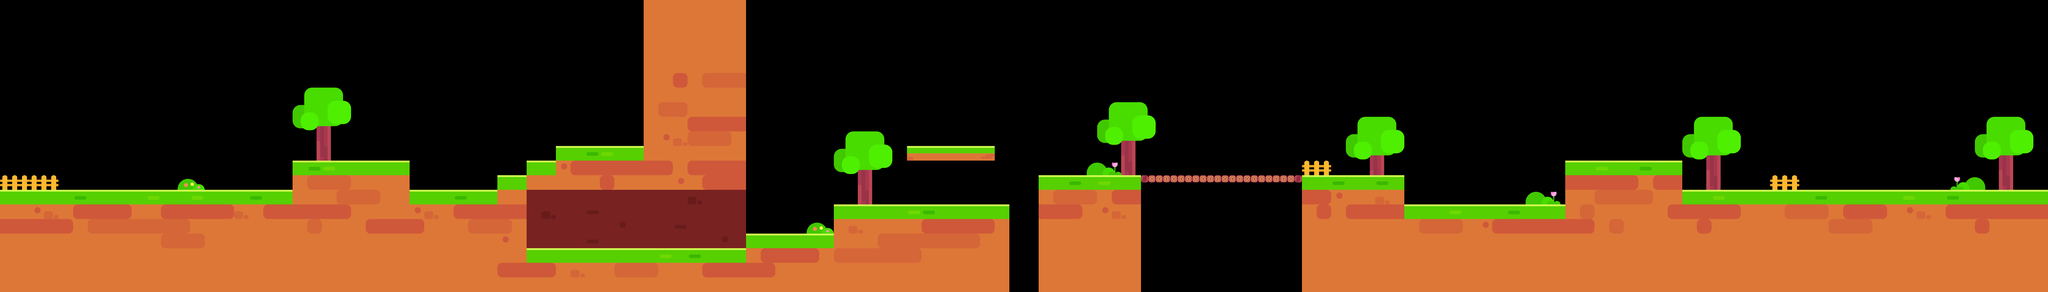

A level layout from a 2D game, rendered from its tile map. Below: a short description, then the map file with tile-grid data replaced by summaries:
An orthogonal 140x20 tile map with 80x80 px tiles, 6 tile layers (zhuangshi02, dixing, dixingzhuangshi, dimian, ...).

<map version="1.0" orientation="orthogonal" renderorder="right-down" width="140" height="20" tilewidth="80" tileheight="80">
 <tileset firstgid="1" name="map_1" tilewidth="80" tileheight="80">
  <image source="map_1.png" width="640" height="640" />
 </tileset>
 <layer name="zhuangshi02" width="140" height="20">
  <data>[2800 cells, 128 non-empty, 22 distinct tile ids]</data>
 </layer>
 <layer name="dixing" width="140" height="20">
  <data>[2800 cells, 1026 non-empty, 8 distinct tile ids]</data>
 </layer>
 <layer name="dixingzhuangshi" width="140" height="20">
  <data>[2800 cells, 97 non-empty, 12 distinct tile ids]</data>
 </layer>
 <layer name="dimian" width="140" height="20">
  <data>[2800 cells, 135 non-empty, 1 distinct tile ids]</data>
 </layer>
 <layer name="dimianzhuangshi" width="140" height="20">
  <data>[2800 cells, 126 non-empty, 4 distinct tile ids]</data>
 </layer>
 <layer name="zhuangshi01" width="140" height="20">
  <data>[2800 cells, 13 non-empty, 5 distinct tile ids]</data>
 </layer>
</map>
